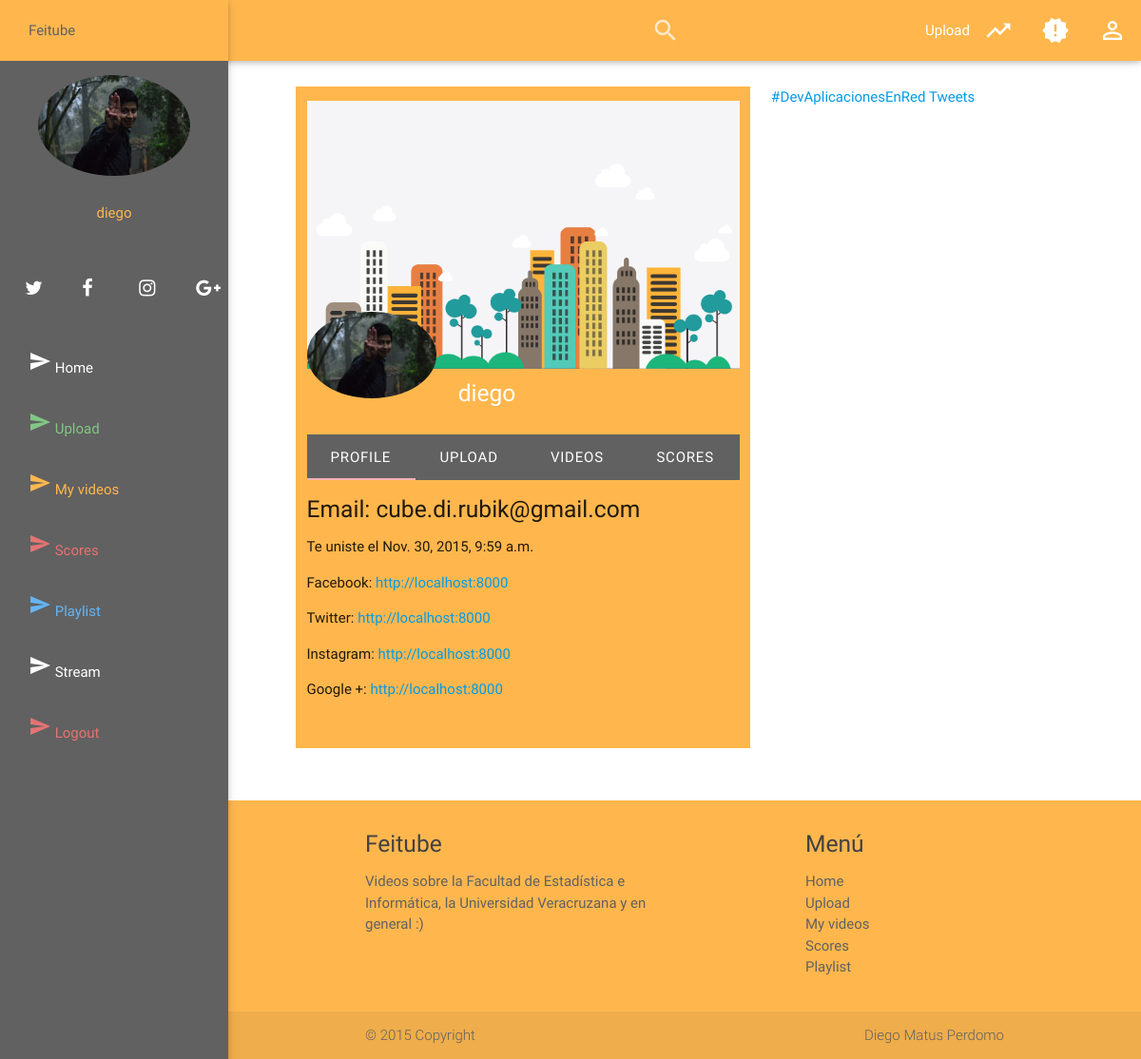
/channel/diego/upload/ (signed in), run on the app's committed database.
### apps/feitube/models.py (models this page shows, shortened)
class Profile(models.Model):
    user = models.OneToOneField(User)
    facebook = models.URLField('Facebook', max_length=255, blank=True, null=True, default='http://localhost:8000')
    twitter = models.URLField('Twitter', max_length=255, blank=True, null=True, default='http://localhost:8000')
    instagram = models.URLField('Instagram', max_length=255, blank=True, null=True, default='http://localhost:8000')
    google = models.URLField('Google +', max_length=255, blank=True, null=True, default='http://localhost:8000')
    profile_picture = models.FileField(upload_to=get_file_path_profiles, blank=True, null=True)
    cover_picture = models.FileField(upload_to=get_file_path_covers, blank=True, null=True)
    slug = models.SlugField(max_length=255, unique=True, blank=True, null=True)
    class Meta:
        verbose_name = 'Perfil'
        verbose_name_plural = 'Perfiles'

### apps/feitube/views.py (the view)
# urls.py: url(r'^channel/(?P<username_slug>[\w|\W]+)/(?P<tab>[\w|\W]+)/$',	'channel_view',		name='channel'),
@login_required(login_url='/')
def channel_view(request, username_slug, tab='profile'):
	user = get_object_or_404(User, username=username_slug)
	profile = get_object_or_404(Profile, user=user)
	profile_videos = profile.videos.all()
	profile_video_rates = profile.profile_rates.all()
	context = { 'profile': profile, 'tab': tab, 'profile_videos': profile_videos,
				'video_rates': profile_video_rates }
	return render(request, 'channel.html', context)

### apps/feitube/templates/channel.html (shortened to what this page needs)
{% extends 'base.html' %}
{% load static from static %}
{% block content %}
<div class="col s12 m8 l5 offset-l3">
	<div class="row orange lighten-2 section">
		<div class="col s12">
	    	<img class="materialboxed" width="100%" src="{{ MEDIA_URL }}/images/covers/backgrund.png">
		</div>
		<div class="row">
			<div id="profile-picture" class="col s4">
              {% if user.profile.profile_picture %}
                <img src="{{ user.profile.profile_picture.url }}" alt="profile_image" class="circle responsive-img materialboxed"/>
              {% else %}
                <img src="{% static "img/20.png" %}" alt="profile_image" class="circle responsive-img materialboxed"/>
              {% endif %}
			</div>
			<div class="col s8">
				<h5 class="white-text">{{ user.get_username }}</h5>
			</div>
		</div>
		<div class="row">
			<div class="col s12">
			  <ul class="tabs grey darken-2">
			    <li class="tab col s3"><a id="profile" href="#profile_tab">Profile</a></li>
			    <li class="tab col s3"><a id="upload" href="#upload_tab">Upload</a></li>
			    <li class="tab col s3"><a id="videos" href="#videos_tab">Videos</a></li>
			    <li class="tab col s3"><a id="favs" href="#scores_tab">Scores</a></li>
			  </ul>
			</div>
			<section id="profile_tab" class="col s12">
				<ul>
					<li><h5>Email: {{ user.email }}</h5></li>
					<li><p>Te uniste el {{ user.date_joined }}</p></li>
					<li><p>Facebook: <a href="{{ user.facebook }}">{{ profile.facebook }}</a></p></li>
					<li><p>Twitter: <a href="{{ user.twitter }}">{{ profile.twitter }}</a></p></li>
					<li><p>Instagram: <a href="{{ user.instagram }}">{{ profile.instagram }}</a></p></li>
					<li><p>Google +: <a href="{{ user.google }}">{{ profile.google }}</a></p></li>
				</ul>
			</section>
		</div>
	</div>
</div>
{% endblock %}

### templates/base.html (shortened to what this page needs)
{% load static from static %}
<!DOCTYPE html>
<html lang="es">
  <head>
    <link rel="stylesheet" href="https://maxcdn.bootstrapcdn.com/font-awesome/4.4.0/css/font-awesome.min.css">
    <link rel="stylesheet" type="text/css" href="{% static "css/materialize.min.css" %}" media="screen,projection"/>
    <link rel="stylesheet" type="text/css" href="{% static "css/styles.css" %}" media="screen,projection"/>
    <link rel="stylesheet" href="//releases.flowplayer.org/6.0.4/skin/minimalist.css">
  </head>
  <body>
    <header id="header">
      <section class="navbar-fixed">
        <nav>
          <div class="nav-wrapper orange lighten-2">
            <a href="#" class="hide-on-med-and-down grey-text text-darken-2 brand-logo">Feitube</a>
            <ul class="right">
              <li>
                <form method="POST" action="{% url "search" %}" id="search_form">{% csrf_token %}
                  <div class="search-wrapper input-field">
                    <input id="search" name="search" type="search" required>
                    <label for="search"><i class="material-icons">search</i></label>
                    <i class="material-icons">close</i>
                  </div>
                </form>
              </li>
              {% if user.is_authenticated %}
                <li class="hide-on-small-only"><a class="upload" href="{% url "channel" user.get_username 'upload' %}"><i class="material-icons right">trending_up</i>Upload</a></li>
                <li class="hide-on-small-only"><a href="/"><i class="material-icons">new_releases</i></a></li>
                <li class="hide-on-small-only"><a href="{% url "channel" user.get_username 'profile' %}"><i class="material-icons">perm_identity</i></a></li>
              {% else %}
                <li class="hide-on-small-only"><a class="modal-trigger" href="#login_modal"><i class="material-icons right">perm_identity</i>Login</a></li>
              {% endif %}
            </ul>
          </div>
        </nav>
      </section>
    </header>
    <aside id="sidebar">
      <ul class="side-nav fixed grey darken-2" id="mobile-demo">
        <li class="orange lighten-2"><a href="{% url "index" %}" class="grey-text text-darken-2">Feitube</a></li>
        <div class="sidebar-header">
          {% if user.is_authenticated %}
            <figure class="sidebar-image">
                {% if user.profile.profile_picture %}
                  <img src="{{ user.profile.profile_picture.url }}" alt="profile_image" class="circle responsive-img"/>
                {% else %}
                  <img src="{% static "img/20.png" %}" alt="profile_image" class="circle responsive-img"/>
                {% endif %}
                  <figcaption><a href="{% url "channel" user.get_username 'profile' %}" class="orange-text text-lighten-2 center-align">{{ user.get_username }}</a></figcaption>
            </figure>
            <div class="row network">
                <div class="col s3"><a class="white-text" href="{{ user.profile.twitter }}"><i class="fa fa-twitter fa-lg"></i></a></div>
                <div class="col s3"><a class="white-text" href="{{ user.profile.facebook }}"><i class="fa fa-facebook fa-lg"></i></a></div>
                <div class="col s3"><a class="white-text" href="{{ user.profile.instagram }}"><i class="fa fa-instagram fa-lg"></i></a></div>
                <div class="col s3"><a class="white-text" href="{{ user.profile.google }}"><i class="fa fa-google-plus fa-lg"></i></a></div>
            </div>
            <li>
              <a href="{% url "index" %}" class="white-text">
                <i class="material-icons">send</i> Home
              </a>
            </li>
            <li>
              <a href="{% url "channel" user.get_username 'upload' %}" class="green-text text-lighten-2">
                <i class="material-icons">send</i> Upload
              </a>
            </li>
            <li>
              <a href="{% url "channel" user.get_username 'videos' %}" class="orange-text text-lighten-2">
                <i class="material-icons">send</i> My videos
              </a>
            </li>
            <li>
              <a href="{% url "channel" user.get_username 'favs' %}" class="red-text text-lighten-2">
                <i class="material-icons">send</i> Scores
              </a>
            </li>
            <li>
              <a href="{% url "channel" user.get_username 'playlists' %}" class="blue-text text-lighten-2">
                <i class="material-icons">send</i> Playlist
              </a>
            </li>
            <li>
              <a href="{% url "channel" user.get_username 'stream' %}" class="white-text">
                <i class="material-icons">send</i> Stream
              </a>
            </li>
            <li>
              <a href="{% url "logout" %}" class="red-text text-lighten-2">
                <i class="material-icons">send</i> Logout
              </a>
            </li>
          {% endif %}
        </div>
      </ul>
    </aside>
  <section class="main row section">
    {% block content %}{% endblock %}
    <aside class="col s12 m4 l4">
      <a class="twitter-timeline"  href="https://twitter.com/hashtag/DevAplicacionesEnRed" data-widget-id="669795053980639232">#DevAplicacionesEnRed Tweets</a>
    </aside>
  </section>
  <footer class="page-footer orange lighten-2">
    <div class="container">
      <div class="row">
        <div class="col l6 s12">
          <h5 class="grey-text text-darken-3">Feitube</h5>
          <p class="grey-text text-darken-2">Videos sobre la Facultad de Estadística e
          Informática, la Universidad Veracruzana y en general :)</p>
        </div>
        <div class="col l4 offset-l2 s12">
          <h5 class="grey-text text-darken-3">Menú</h5>
          <ul>
            <li><a class="grey-text text-darken-2" href="#!">Home</a></li>
            <li><a class="grey-text text-darken-2" href="#!">Upload</a></li>
            <li><a class="grey-text text-darken-2" href="#!">My videos</a></li>
            <li><a class="grey-text text-darken-2" href="#!">Scores</a></li>
            <li><a class="grey-text text-darken-2" href="#!">Playlist</a></li>
          </ul>
        </div>
      </div>
    </div>
    <div class="footer-copyright">
      <div class="container grey-text text-darken-2">
      © 2015 Copyright
      <a class="grey-text text-darken-2 right" href="#!">Diego Matus Perdomo</a>
      </div>
    </div>
  </footer>
  </body>
</html>

### static/css/styles.css (style rules this page uses)
footer { padding-left: 240px; }
.main { margin: 1% 0; }
.tabs .tab a { color: white; }
#profile-picture { margin-top: -4em; position: relative; }

### data on the page
Profile: facebook "http://localhost:8000", twitter "http://localhost:8000", instagram "http://localhost:8000", google "http://localhost:8000"

### other printed values
{{ user.get_username }} "diego"
{{ user.email }} "cube.di.rubik@gmail.com"
{{ user.date_joined }} "Nov. 30, 2015, 9:59 a.m."
